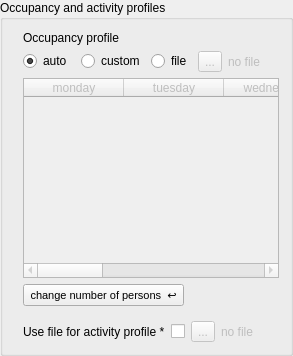
             <widget class="QGroupBox" name="groupBox_5">
              <property name="title">
               <string>Occupancy and activity profiles</string>
              </property>
              <layout class="QVBoxLayout" name="verticalLayout_3">
               <property name="leftMargin">
                <number>20</number>
               </property>
               <item alignment="Qt::AlignTop">
                <widget class="QLabel" name="label_8">
                 <property name="text">
                  <string>Occupancy profile</string>
                 </property>
                </widget>
               </item>
               <item>
                <layout class="QHBoxLayout" name="horizontalLayout_10">
                 <item>
                  <widget class="QRadioButton" name="occupAuto">
                   <property name="sizePolicy">
                    <sizepolicy hsizetype="Minimum" vsizetype="Fixed">
                     <horstretch>0</horstretch>
                     <verstretch>0</verstretch>
                    </sizepolicy>
                   </property>
                   <property name="text">
                    <string>auto</string>
                   </property>
                   <property name="checked">
                    <bool>true</bool>
                   </property>
                  </widget>
                 </item>
                 <item>
                  <widget class="QRadioButton" name="occupCustom">
                   <property name="text">
                    <string>custom</string>
                   </property>
                  </widget>
                 </item>
                 <item>
                  <widget class="QRadioButton" name="occupFile">
                   <property name="sizePolicy">
                    <sizepolicy hsizetype="Fixed" vsizetype="Fixed">
                     <horstretch>0</horstretch>
                     <verstretch>0</verstretch>
                    </sizepolicy>
                   </property>
                   <property name="focusPolicy">
                    <enum>Qt::TabFocus</enum>
                   </property>
                   <property name="text">
                    <string>file</string>
                   </property>
                  </widget>
                 </item>
                 <item>
                  <widget class="QToolButton" name="occProfileFile">
                   <property name="enabled">
                    <bool>false</bool>
                   </property>
                   <property name="text">
                    <string>...</string>
                   </property>
                  </widget>
                 </item>
                 <item>
                  <widget class="QLabel" name="occProfileFileDisp">
                   <property name="enabled">
                    <bool>false</bool>
                   </property>
                   <property name="text">
                    <string>no file</string>
                   </property>
                  </widget>
                 </item>
                </layout>
               </item>
               <item>
                <widget class="QTableWidget" name="peopleTable2">
                 <property name="enabled">
                  <bool>false</bool>
                 </property>
                 <property name="minimumSize">
                  <size>
                   <width>0</width>
                   <height>200</height>
                  </size>
                 </property>
                 <property name="maximumSize">
                  <size>
                   <width>16777215</width>
                   <height>16777215</height>
                  </size>
                 </property>
                 <column>
                  <property name="text">
                   <string>monday</string>
                  </property>
                 </column>
                 <column>
                  <property name="text">
                   <string>tuesday</string>
                  </property>
                 </column>
                 <column>
                  <property name="text">
                   <string>wednesday</string>
                  </property>
                 </column>
                 <column>
                  <property name="text">
                   <string>thursday</string>
                  </property>
                 </column>
                 <column>
                  <property name="text">
                   <string>friday</string>
                  </property>
                 </column>
                 <column>
                  <property name="text">
                   <string>saturday</string>
                  </property>
                 </column>
                 <column>
                  <property name="text">
                   <string>sunday</string>
                  </property>
                 </column>
                </widget>
               </item>
               <item>
                <widget class="QPushButton" name="goToNumPersons">
                 <property name="sizePolicy">
                  <sizepolicy hsizetype="Fixed" vsizetype="Fixed">
                   <horstretch>0</horstretch>
                   <verstretch>0</verstretch>
                  </sizepolicy>
                 </property>
                 <property name="font">
                  <font>
                   <pointsize>8</pointsize>
                  </font>
                 </property>
                 <property name="text">
                  <string> change number of persons  ↩ </string>
                 </property>
                </widget>
               </item>
               <item>
                <layout class="QFormLayout" name="formLayout_9">
                 <property name="topMargin">
                  <number>9</number>
                 </property>
                 <item row="0" column="0">
                  <widget class="QLabel" name="label_21">
                   <property name="text">
                    <string>Use file for activity profile *</string>
                   </property>
                  </widget>
                 </item>
                 <item row="0" column="1">
                  <layout class="QHBoxLayout" name="horizontalLayout_8">
                   <item>
                    <widget class="QCheckBox" name="actOnFile">
                     <property name="sizePolicy">
                      <sizepolicy hsizetype="Fixed" vsizetype="Fixed">
                       <horstretch>0</horstretch>
                       <verstretch>0</verstretch>
                      </sizepolicy>
                     </property>
                    </widget>
                   </item>
                   <item>
                    <widget class="QToolButton" name="activProfileFile">
                     <property name="enabled">
                      <bool>false</bool>
                     </property>
                     <property name="text">
                      <string>...</string>
                     </property>
                    </widget>
                   </item>
                   <item>
                    <widget class="QLabel" name="activProfileFileDisp">
                     <property name="enabled">
                      <bool>false</bool>
                     </property>
                     <property name="text">
                      <string>no file</string>
                     </property>
                    </widget>
                   </item>
                  </layout>
                 </item>
                </layout>
               </item>
              </layout>
             </widget>
